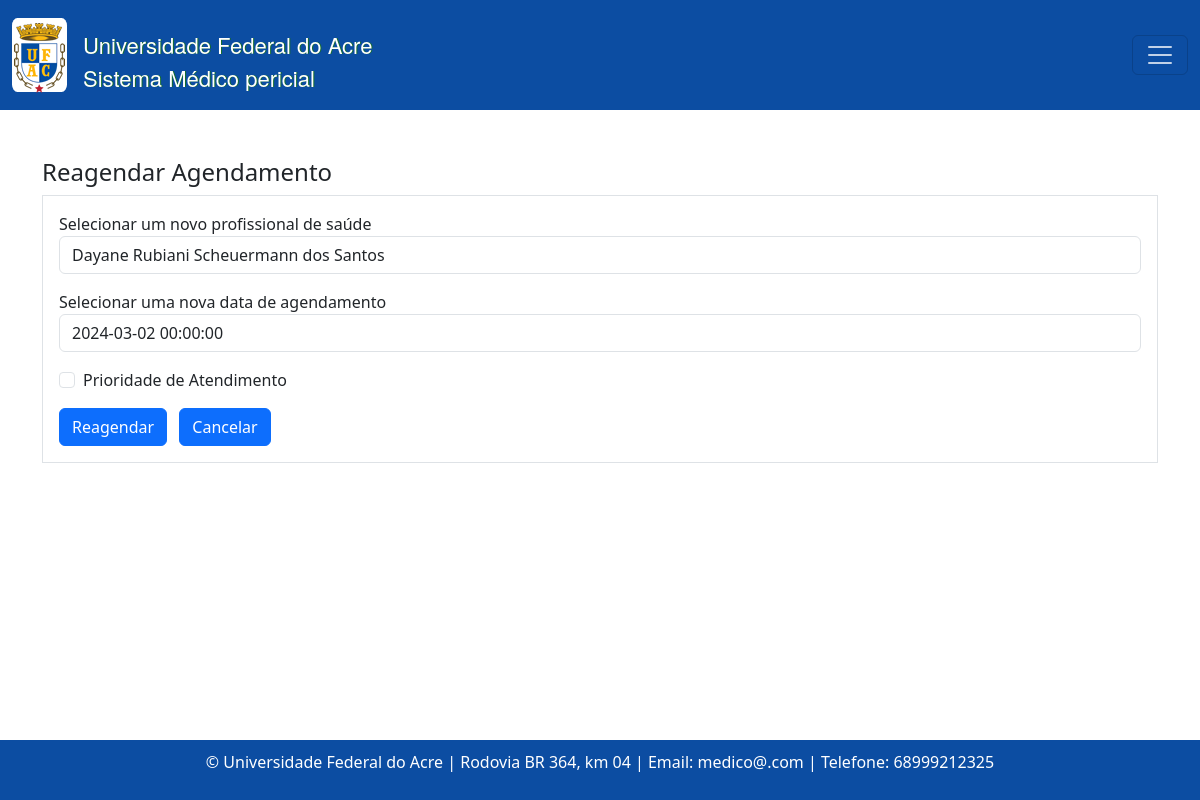
/reagendar/agendamento/3/, run on the app's committed database.
### consulta/models.py (models this page shows, shortened)
class Agendamento(models.Model):
    TURNO_CHOICES = [
        ('manha', 'Manhã'),
        ('tarde', 'Tarde'),
    ]
    status_atendimento = models.CharField(max_length=20, choices=[
        ('confirmado', 'Confirmado'),
        ('ausente', 'Ausente'),
        ('pendente', 'Pendente'),
    ], default='pendente')
    paciente = models.ForeignKey(Paciente, on_delete=models.CASCADE)
    profissional_saude = models.ForeignKey(Profissionaldasaude, on_delete=models.CASCADE)
    data_agendamento = models.DateTimeField()
    turno = models.CharField(max_length=10, choices=TURNO_CHOICES)
    prioridade_atendimento = models.BooleanField(default=False)
    justificativa_cancelamento = models.TextField(blank=True, null=True)

### consulta/views.py (the view)
# urls.py: path('reagendar/agendamento/<int:pk>/', views.reagendar_agendamento, name='reagendarAgendamento'),
def reagendar_agendamento(request, pk):
    agendamento = get_object_or_404(Agendamento, pk=pk)
    if request.method == 'POST':
        form = AgendamentoReagendarForm(request.POST, instance=agendamento)
        if form.is_valid():
            form.save()
            agendamento.status_atendimento = 'pendente'
            agendamento.save()
            messages.success(request, 'Agendamento reagendado com sucesso!')
            return redirect('agendamentoListagem')
    else:
        form = AgendamentoReagendarForm(instance=agendamento)
    return render(request, 'consultas/reagendar_agendamento.html', {'form': form, 'agendamento': agendamento})

### consulta/forms.py
class AgendamentoReagendarForm(forms.ModelForm):
    class Meta:
        model = Agendamento
        fields = ['profissional_saude', 'data_agendamento', 'prioridade_atendimento', 'justificativa_cancelamento']
        labels = {
            'profissional_saude': 'Selecionar um novo profissional de saúde',
            'data_agendamento': 'Selecionar uma nova data de agendamento',
            'prioridade_atendimento': 'Prioridade de Atendimento',
        }
        widgets = {
            'profissional_saude': forms.Select(attrs={'class': 'form-control'}),
            'data_agendamento': forms.DateTimeInput(attrs={'class': 'form-control'}),
            'prioridade_atendimento': forms.CheckboxInput(attrs={'class': 'form-check-input'}),
        }

### consulta/models.py (called while the page is built)
    def __str__(self):
        return self.nome

### templates/consultas/reagendar_agendamento.html (shortened to what this page needs)
{% extends "base.html" %}
{% block content %}
  <h4>Reagendar Agendamento</h4>
  <form action="{% url 'reagendarAgendamento' agendamento.id %}" method="POST" class="needs-validation border p-3" novalidate>
    <div class="mb-3">
      <label for="{{ form.profissional_saude.id_for_label }}">{{ form.profissional_saude.label }}</label>
      {{ form.profissional_saude }}
    </div>
    <div class="mb-3">
      <label for="{{ form.data_agendamento.id_for_label }}">{{ form.data_agendamento.label }}</label>
      {{ form.data_agendamento }}
    </div>
    <div class="mb-3 form-check">
      {{ form.prioridade_atendimento }}
      <label class="form-check-label" for="{{ form.prioridade_atendimento.id_for_label }}">
        {{ form.prioridade_atendimento.label }}
      </label>
    </div>
    <button type="submit" class="btn btn-primary">Reagendar</button>
    <a class="btn btn-primary ms-2" href="{% url 'agendamentoListagem' %}">Cancelar</a>
  </form>
{% endblock %}

### data on the page
Agendamento: profissional_saude "Dayane Rubiani Scheuermann dos Santos", data_agendamento "2024-03-02 00:00:00"
